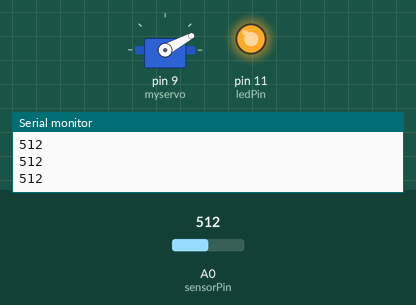
Bench run of a sketch on a simulated Arduino Uno, built with avr-gcc and run on an emulated ATmega328P. On the bench: servo, output pins drawn as LEDs (lit = HIGH), the last lines printed to the serial monitor. Inputs (shaded band) come from the test bench; at power-on: A0 (sensorPin) = 512.

Above: at 9.8 s.
9.9 s: A0 (sensorPin) set to 269
At 10.45 s:
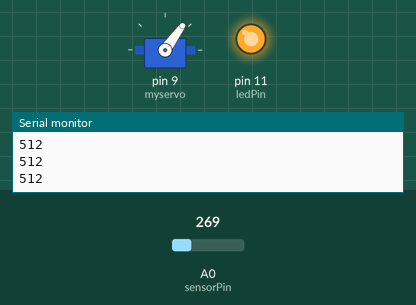
19.3 s: A0 (sensorPin) set to 242
At 20.08 s:
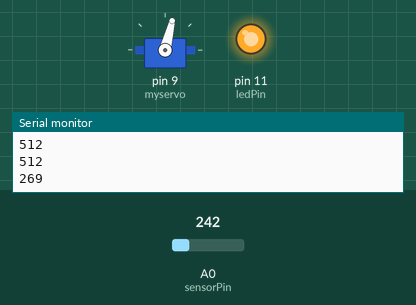
At 27.9 s:
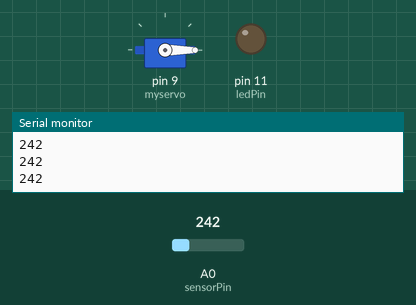
Timing chart, 0 to 29.4 s (numbered marks = the images above; inputs shaded):
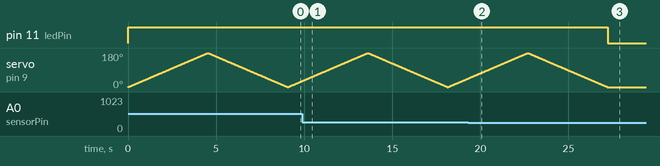

The sketch:

main.ino
```cpp
#include <Servo.h>

Servo myservo;

int sensorPin = A0;    // select the input pin for the potentiometer
int ledPin = 11;      // select the pin for the LED
int sensorValue = 0;  // variable to store the value coming from the sensor
int pos = 0;

void setup() {
  // declare the ledPin as an OUTPUT:
  pinMode(ledPin, OUTPUT);
  Serial.begin(9600);
  myservo.attach(9);
}


void loop() {

  sensorValue = analogRead(sensorPin);
  Serial.print(sensorValue);
  Serial.print('\n');
  if(sensorValue > 250)
  {
    digitalWrite(ledPin, HIGH);

    for (pos = 0; pos <= 180; pos += 1) { // goes from 0 degrees to 180 degrees
    // in steps of 1 degree
    myservo.write(pos);              // tell servo to go to position in variable 'pos'
    delay(25);                       // waits 15ms for the servo to reach the position
  }
  for (pos = 180; pos >= 0; pos -= 1) { // goes from 180 degrees to 0 degrees
    myservo.write(pos);              // tell servo to go to position in variable 'pos'
    delay(25);                       // waits 15ms for the servo to reach the position
  }
  Serial.print(sensorValue);
  Serial.print('\n');
  }

  else
  {
    digitalWrite(ledPin, LOW);

}
}
```

Measured:
- the behaviour switches between 251 and 250 on A0 (sensorPin) (found by bisection; images 1 and 2)
- after the input at 19.3 s, pin 11 (ledPin): HIGH → LOW after 7.9 s; servo on pin 9 (myservo): goes on until 27.2 s, then stays 0°
